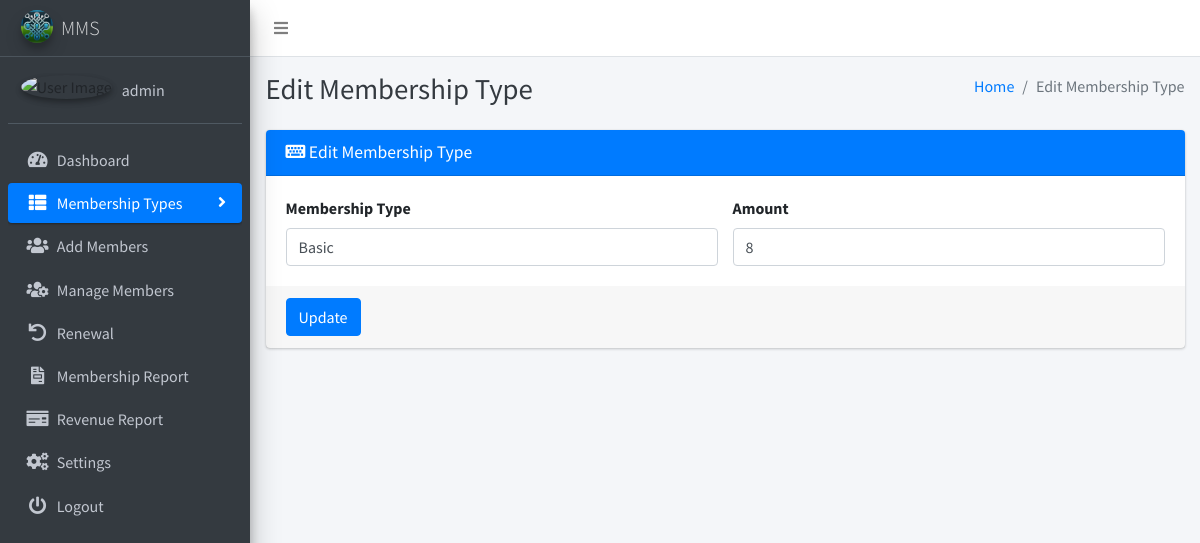
The page /edit_type.php?id=1 (signed in) on the database its author committed.
### tables this page shows
CREATE TABLE IF NOT EXISTS `settings` (
`id` int(11) NOT NULL,
  `system_name` varchar(255) NOT NULL,
  `logo` varchar(255) NOT NULL,
  `currency` varchar(50) NOT NULL
);

CREATE TABLE IF NOT EXISTS `users` (
`id` int(11) NOT NULL,
  `user_name` varchar(255) NOT NULL,
  `email` varchar(255) NOT NULL,
  `password` varchar(255) NOT NULL,
  `image` varchar(255) DEFAULT 'uploads\users_photos\default.png',
  `registration_date` timestamp NOT NULL DEFAULT CURRENT_TIMESTAMP,
  `updated_date` timestamp NOT NULL DEFAULT CURRENT_TIMESTAMP ON UPDATE CURRENT_TIMESTAMP
);

CREATE TABLE IF NOT EXISTS `membership_types` (
`id` int(11) NOT NULL,
  `type` varchar(255) NOT NULL,
  `amount` int(11) NOT NULL
);

### edit_type.php (the view, shortened to what this page needs)
<?php
include('includes/config.php');
$edit_id = $_GET['id'] ?? null;
$editQuery = "SELECT * FROM membership_types WHERE id = $edit_id";
$result = $conn->query($editQuery);
$editData = $result->fetch_assoc();
?>
<?php include('includes/header.php');?>
<body class="hold-transition sidebar-mini layout-fixed layout-navbar-fixed layout-footer-fixed">
<div class="wrapper">
  <?php include('includes/nav.php');?>
 <?php include('includes/sidebar.php');?>
  <div class="content-wrapper">
  <?php include('includes/pagetitle.php');?>
    <section class="content">
      <div class="container-fluid">
        <div class="row">
          <div class="col-md-12">
            <div class="card card-primary">
              <div class="card-header">
                <h3 class="card-title"><i class="fas fa-keyboard"></i> Edit Membership Type</h3>
              </div>
              <form method="post" action="">
                <div class="card-body">
                  <div class="row">
                    <div class="col-sm-6">
                      <label for="membershipType">Membership Type</label>
                      <input type="text" class="form-control" id="membershipType" name="membershipType" placeholder="Enter membership type" value="<?php echo $editData['type']; ?>" required>
                    </div>
                    <div class="col-sm-6">
                      <label for="membershipAmount">Amount</label>
                      <input type="number" class="form-control" id="membershipAmount" name="membershipAmount" placeholder="Enter membership type amount" value="<?php echo $editData['amount']; ?>" required>
                    </div>
                  </div>
                </div>
                <div class="card-footer">
                  <button type="submit" class="btn btn-primary">Update</button>
                </div>
              </form>
            </div>
          </div>
        </div>
      </div>
    </section>
  </div>
</div>
</body>
</html>

### includes/sidebar.php (shortened to what this page needs)
<?php
$current_page = basename($_SERVER['PHP_SELF']);
?>
<aside class="main-sidebar sidebar-dark-primary elevation-4">
  <a href="" class="brand-link">
    <img src="<?php echo getLogoUrl(); ?>" alt="Logo" class="brand-image img-circle elevation-3" style="opacity: .8">
    <span class="brand-text font-weight-light"><?php echo getSystemName(); ?></span>
  </a>
  <?php
    function getSystemName()
    {
        global $conn;
        $systemNameQuery = "SELECT system_name FROM settings";
        $systemNameResult = $conn->query($systemNameQuery);
        if ($systemNameResult->num_rows > 0) {
            $systemNameRow = $systemNameResult->fetch_assoc();
            return $systemNameRow['system_name'];
        } else {
            return 'MMS';
        }
    }
    function getLogoUrl()
    {
        global $conn;
        $logoQuery = "SELECT logo FROM settings";
        $logoResult = $conn->query($logoQuery);
        if ($logoResult->num_rows > 0) {
            $logoRow = $logoResult->fetch_assoc();
            return $logoRow['logo'];
        } else {
            return 'dist/img/AdminLTELogo.png';
        }
    }
    function getUserName() {
      global $conn;
      $userNameQuery = "SELECT user_name FROM users";
      $userNameResult = $conn->query($userNameQuery);
      if ($userNameResult->num_rows > 0) {
          $userNameRow = $userNameResult->fetch_assoc();
          return $userNameRow['user_name'];
      } else {
          return 'User';
      }
    }
  ?>
  <div class="sidebar">
    <div class="user-panel mt-3 pb-3 mb-3 d-flex">
      <div class="image">
        <img src="<?php echo $_SESSION['image'] ?>" class="img-circle elevation-2" alt="User Image">
      </div>
      <div class="info">
        <a href="#" class="d-block"><?php echo getUserName(); ?></a>
      </div>
    </div>
    <nav class="mt-2">
      <ul class="nav nav-pills nav-sidebar flex-column" data-widget="treeview" role="menu" data-accordion="false">
        <li class="nav-item">
          <a href="dashboard.php" class="nav-link <?php echo ($current_page == 'dashboard.php') ? 'active' : ''; ?>">
            <i class="nav-icon fas fa-tachometer-alt"></i>
            <p>
              Dashboard
            </p>
          </a>
        </li>
        <li class="nav-item has-treeview">
          <a href="#" class="nav-link <?php echo ($current_page == 'add_type.php' || $current_page == 'view_type.php' || $current_page == 'edit_type.php') ? 'active' : ''; ?>">
            <i class="nav-icon fas fa-th-list"></i>
            <p>
              Membership Types
              <i class="fas fa-angle-right right"></i>
            </p>
          </a>
        </li>
        <li class="nav-item">
          <a href="add_members.php" class="nav-link <?php echo ($current_page == 'add_members.php') ? 'active' : ''; ?>">
            <i class="nav-icon fas fa-users"></i>
            <p>Add Members</p>
          </a>
        </li>
        <li class="nav-item">
          <a href="manage_members.php" class="nav-link <?php echo ($current_page == 'manage_members.php' || $current_page == 'edit_member.php' || $current_page == 'memberProfile.php') ? 'active' : ''; ?>">
            <i class="nav-icon fas fa-users-cog"></i>
            <p>Manage Members</p>
          </a>
        </li>
        <li class="nav-item">
          <a href="list_renewal.php" class="nav-link <?php echo ($current_page == 'list_renewal.php' || $current_page == 'renew.php') ? 'active' : ''; ?>">
          <i class="nav-icon fas fa-undo"></i>
            <p>Renewal</p>
          </a>
        </li>
        <li class="nav-item">
          <a href="report.php" class="nav-link <?php echo ($current_page == 'report.php') ? 'active' : ''; ?>">
            <i class="nav-icon fas fa-file-invoice"></i>
            <p>Membership Report</p>
          </a>
        </li>
        <li class="nav-item">
          <a href="revenue_report.php" class="nav-link <?php echo ($current_page == 'revenue_report.php') ? 'active' : ''; ?>">
            <i class="nav-icon fas fa-money-check"></i>
            <p>Revenue Report</p>
          </a>
        </li>
        <li class="nav-item">
          <a href="settings.php" class="nav-link <?php echo ($current_page == 'settings.php') ? 'active' : ''; ?>">
            <i class="nav-icon fas fa-cogs"></i>
            <p>Settings</p>
          </a>
        </li>
        <li class="nav-item">
          <a href="logout.php" class="nav-link <?php echo ($current_page == 'logout.php') ? 'active' : ''; ?>">
            <i class="nav-icon fas fa-power-off"></i>
            <p>Logout</p>
          </a>
        </li>
      </ul>
    </nav>
  </div>
</aside>

### rows shown on the page
settings: logo (picture), system_name "MMS"
users: user_name "admin"
membership_types: membershipType "Basic", membershipAmount "8"

### other values the page prints
$pageTitle "Edit Membership Type"
